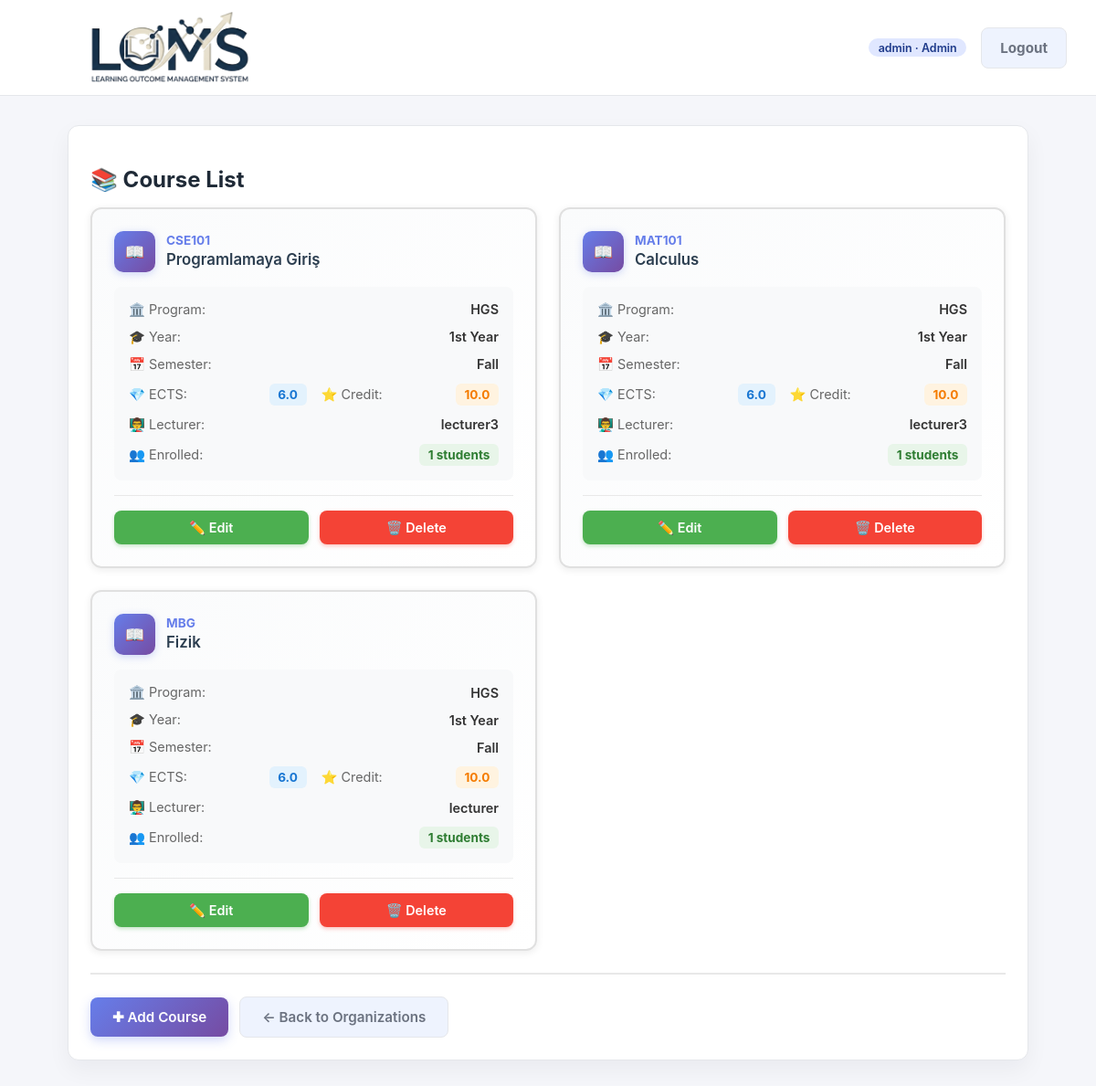
Screenshot of /courses/ (signed in) with the database file from the repository.
### accounts/models.py (models this page shows, shortened)
class CustomUser(AbstractUser):
    class Role(models.TextChoices):
        ADMIN = "ADMIN", "Admin"
        STUDENT_AFFAIRS = "STUDENT_AFFAIRS", "Student Affairs"
        FACULTY_MEMBER = "FACULTY_MEMBER", "Faculty Member"
        LECTURER = "LECTURER", "Lecturer"
        STUDENT = "STUDENT", "Student"
    role = models.CharField(
        max_length=32,
        choices=Role.choices,
        default=Role.STUDENT,
    )
    student_grade = models.PositiveSmallIntegerField(
        null=True,
        blank=True,
        help_text="Student grade / year (1, 2, 3, 4 ...)",
    )
    student_faculty = models.ForeignKey(
        "organizations.Faculty",
        null=True,
        blank=True,
        on_delete=models.SET_NULL,
        related_name="students",
        help_text="Student için kayıtlı olduğu Faculty",
    )
    student_program = models.ForeignKey(
        "organizations.Program",
        null=True,
        blank=True,
        on_delete=models.SET_NULL,
        related_name="students",
        help_text="Student için kayıtlı olduğu program",
    )
    faculty_member_faculty = models.ForeignKey(
        "organizations.Faculty",
        null=True,
        blank=True,
        on_delete=models.SET_NULL,
        related_name="faculty_members",
        help_text="Faculty Member için sorumlu olduğu Faculty",
    )
    lecturer_programs = models.ManyToManyField(
        "organizations.Program",
        blank=True,
        related_name="lecturers",
        help_text="Lecturer için sorumlu olduğu Program(lar)",
    )
    lecturer_courses = models.ManyToManyField(
        "courses.Course",
        blank=True,
        related_name="lecturers",
        help_text="Lecturer için sorumlu olduğu Course(lar)",
    )
    phone = models.CharField(
        max_length=20,
        blank=True,
        null=True,
    )
    student_number = models.CharField(
        max_length=32,
        null=True,
        blank=True,
        help_text="Öğrenci numarası",
    )
    objects = CustomUserManager()
    @property
    def is_admin(self):
        return self.role == self.Role.ADMIN and self.is_superuser
    @property
    def is_student_affairs(self):
        return self.role == self.Role.STUDENT_AFFAIRS
    @property
    def is_faculty_member(self):
        return self.role == self.Role.FACULTY_MEMBER
    @property
    def is_lecturer(self):
        return self.role == self.Role.LECTURER
    @property
    def is_student(self):
        return self.role == self.Role.STUDENT

### courses/models.py (models this page shows, shortened)
class Course(models.Model):
    class Year(models.IntegerChoices):
        YEAR_1 = 1, "1st Year"
        YEAR_2 = 2, "2nd Year"
        YEAR_3 = 3, "3rd Year"
        YEAR_4 = 4, "4th Year"
    class Semester(models.TextChoices):
        FALL = "FALL", "Fall"
        SPRING = "SPRING", "Spring"
        YEARLONG = "YEARLONG", "Year-long"
    program = models.ForeignKey(
        Program,
        on_delete=models.CASCADE,
        related_name="courses",
    )
    code = models.CharField(max_length=50)
    name = models.CharField(max_length=255)
    year = models.PositiveSmallIntegerField(
        choices=Year.choices,
        null=True,
        blank=True,
        help_text="Dersin tipik alındığı sınıf (1,2,3,4).",
    )
    semester = models.CharField(
        max_length=16,
        choices=Semester.choices,
        default=Semester.FALL,
    )
    ects = models.DecimalField(
        max_digits=4,
        decimal_places=1,
        null=True,
        blank=True,
        help_text="ECTS / AKTS",
    )
    credit = models.DecimalField(
        max_digits=4,
        decimal_places=1,
        null=True,
        blank=True,
        help_text="Yerel kredi",
    )
    description = models.TextField(
        blank=True,
        help_text="Ders açıklaması",
    )
    lecturer = models.ForeignKey(
        settings.AUTH_USER_MODEL,
        null=True,
        blank=True,
        on_delete=models.SET_NULL,
        related_name="lecturer_courses_assigned",
        help_text="Dersin genel sorumlu öğretim üyesi (program bazında).",
    )
    students = models.ManyToManyField(
        settings.AUTH_USER_MODEL,
        blank=True,
        related_name="enrolled_courses",
        help_text="Bu derse kayıtlı öğrenciler (otomatik atanır).",
    )
    class Meta:
        unique_together = ("program", "code")
        ordering = ["program", "year", "semester", "code"]

### organizations/models.py (models this page shows, shortened)
class Program(models.Model):
    name = models.CharField(max_length=255)
    code = models.CharField(max_length=50, unique=True)
    faculty = models.ForeignKey(
        Faculty,
        on_delete=models.CASCADE,
        related_name="programs",
    )
    description = models.TextField(
        blank=True,
        help_text="Program description / açıklama",
    )
    coordinator = models.ForeignKey(
        settings.AUTH_USER_MODEL,
        null=True,
        blank=True,
        on_delete=models.SET_NULL,
        related_name="coordinated_programs",
        help_text="Programdan sorumlu öğretim elemanı / coordinator",
    )

### courses/views.py (the view)
# urls.py: path("", course_list, name="course_list"),
@role_required(CustomUser.Role.STUDENT_AFFAIRS)
def course_list(request):
    program_id = request.GET.get("program")
    if program_id:
        program = get_object_or_404(Program, id=program_id)
        courses = Course.objects.filter(program=program).select_related("program")
    else:
        program = None
        courses = Course.objects.select_related("program").all()
    context = {
        "courses": courses,
        "selected_program": program,
    }
    return render(request, "courses/course_list.html", context)

### templates/courses/course_list.html (shortened to what this page needs)
{% extends "base.html" %}
{% block content %}
<section class="card">
    <h2 class="page-title">📚 Course List</h2>
    <div style="display: grid; grid-template-columns: repeat(auto-fill, minmax(380px, 1fr)); gap: 1.5rem; margin-bottom: 1.5rem;">
        {% for c in courses %}
            <div style="border: 2px solid #e0e0e0; border-radius: 12px; padding: 1.5rem; background: linear-gradient(135deg, #fafbfc 0%, #ffffff 100%); box-shadow: 0 2px 8px rgba(0,0,0,0.08); transition: all 0.3s ease;"
                 onmouseover="this.style.transform='translateY(-4px)'; this.style.boxShadow='0 6px 16px rgba(0,0,0,0.12)'; this.style.borderColor='#667eea';"
                 onmouseout="this.style.transform='translateY(0)'; this.style.boxShadow='0 2px 8px rgba(0,0,0,0.08)'; this.style.borderColor='#e0e0e0';">
                <div style="margin-bottom: 1rem;">
                    <div style="display: flex; align-items: center; gap: 0.75rem; margin-bottom: 0.5rem;">
                        <div style="width: 45px; height: 45px; background: linear-gradient(135deg, #667eea 0%, #764ba2 100%); border-radius: 10px; display: flex; align-items: center; justify-content: center; color: white; font-weight: bold; font-size: 1.1rem; box-shadow: 0 2px 8px rgba(102, 126, 234, 0.3);">
                            📖
                        </div>
                        <div style="flex: 1;">
                            <div style="font-size: 0.85rem; color: #667eea; font-weight: 700; margin-bottom: 0.15rem;">
                                {{ c.code }}
                            </div>
                            <div style="font-weight: 600; color: #2c3e50; font-size: 1.05rem; line-height: 1.3;">
                                {{ c.name }}
                            </div>
                        </div>
                    </div>
                </div>
                <div style="display: grid; gap: 0.75rem; margin-bottom: 1rem; padding: 1rem; background: #f8f9fa; border-radius: 8px;">
                    <div style="display: flex; justify-content: space-between; align-items: center;">
                        <span style="color: #666; font-size: 0.9rem;">🏛️ Program:</span>
                        <span style="font-weight: 600; color: #333; font-size: 0.9rem;">{{ c.program.code }}</span>
                    </div>
                    {% if c.year %}
                    <div style="display: flex; justify-content: space-between; align-items: center;">
                        <span style="color: #666; font-size: 0.9rem;">🎓 Year:</span>
                        <span style="font-weight: 600; color: #333; font-size: 0.9rem;">{{ c.get_year_display }}</span>
                    </div>
                    {% endif %}
                    <div style="display: flex; justify-content: space-between; align-items: center;">
                        <span style="color: #666; font-size: 0.9rem;">📅 Semester:</span>
                        <span style="font-weight: 600; color: #333; font-size: 0.9rem;">{{ c.get_semester_display }}</span>
                    </div>
                    <div style="display: flex; gap: 1rem;">
                        {% if c.ects %}
                        <div style="flex: 1; display: flex; justify-content: space-between; align-items: center;">
                            <span style="color: #666; font-size: 0.9rem;">💎 ECTS:</span>
                            <span style="background: #e3f2fd; color: #1976d2; padding: 0.25rem 0.6rem; border-radius: 6px; font-weight: 700; font-size: 0.85rem;">{{ c.ects }}</span>
                        </div>
                        {% endif %}
                        {% if c.credit %}
                        <div style="flex: 1; display: flex; justify-content: space-between; align-items: center;">
                            <span style="color: #666; font-size: 0.9rem;">⭐ Credit:</span>
                            <span style="background: #fff3e0; color: #f57c00; padding: 0.25rem 0.6rem; border-radius: 6px; font-weight: 700; font-size: 0.85rem;">{{ c.credit }}</span>
                        </div>
                        {% endif %}
                    </div>
                    {% if c.lecturer %}
                    <div style="display: flex; justify-content: space-between; align-items: center;">
                        <span style="color: #666; font-size: 0.9rem;">👨‍🏫 Lecturer:</span>
                        <span style="font-weight: 600; color: #333; font-size: 0.9rem;">{{ c.lecturer.username }}</span>
                    </div>
                    {% endif %}
                    <div style="display: flex; justify-content: space-between; align-items: center;">
                        <span style="color: #666; font-size: 0.9rem;">👥 Enrolled:</span>
                        <span style="background: #e8f5e9; color: #2e7d32; padding: 0.25rem 0.6rem; border-radius: 6px; font-weight: 700; font-size: 0.85rem;">{{ c.students.count }} students</span>
                    </div>
                </div>
                <div style="display: flex; gap: 0.75rem; padding-top: 1rem; border-top: 1px solid #e8e8e8;">
                    <a href="{% url 'courses:course_edit' c.id %}"
                       style="flex: 1; text-align: center; background: #4CAF50; color: white; padding: 0.6rem 1rem; border-radius: 8px; text-decoration: none; font-weight: 600; font-size: 0.9rem; transition: all 0.3s ease; box-shadow: 0 2px 4px rgba(76, 175, 80, 0.3);"
                       onmouseover="this.style.background='#45a049'; this.style.transform='translateY(-2px)'; this.style.boxShadow='0 4px 8px rgba(76, 175, 80, 0.4)';"
                       onmouseout="this.style.background='#4CAF50'; this.style.transform='translateY(0)'; this.style.boxShadow='0 2px 4px rgba(76, 175, 80, 0.3)';">
                        ✏️ Edit
                    </a>
                    <a href="{% url 'courses:course_delete' c.id %}"
                       style="flex: 1; text-align: center; background: #f44336; color: white; padding: 0.6rem 1rem; border-radius: 8px; text-decoration: none; font-weight: 600; font-size: 0.9rem; transition: all 0.3s ease; box-shadow: 0 2px 4px rgba(244, 67, 54, 0.3);"
                       onmouseover="this.style.background='#da190b'; this.style.transform='translateY(-2px)'; this.style.boxShadow='0 4px 8px rgba(244, 67, 54, 0.4)';"
                       onmouseout="this.style.background='#f44336'; this.style.transform='translateY(0)'; this.style.boxShadow='0 2px 4px rgba(244, 67, 54, 0.3)';">
                        🗑️ Delete
                    </a>
                </div>
            </div>
        {% empty %}
            <div style="grid-column: 1 / -1; text-align: center; padding: 3rem 1rem; background: #f9f9f9; border-radius: 12px; border: 2px dashed #ddd;">
                <div style="font-size: 3rem; margin-bottom: 1rem;">📚</div>
                <p style="color: #999; font-size: 1.1rem; margin: 0;">No courses found.</p>
            </div>
        {% endfor %}
    </div>
    <div style="display:flex; gap:0.75rem; align-items:center; margin-top:1.5rem; padding-top: 1.5rem; border-top: 2px solid #e8e8e8;">
        <a class="btn" href="{% url 'courses:course_create' %}{% if selected_program %}?program={{ selected_program.id }}{% endif %}"
           style="background: linear-gradient(135deg, #667eea 0%, #764ba2 100%); color: white; padding: 0.75rem 1.5rem; border-radius: 8px; text-decoration: none; font-weight: 600; box-shadow: 0 4px 12px rgba(102, 126, 234, 0.3); transition: all 0.3s ease;"
           onmouseover="this.style.transform='translateY(-2px)'; this.style.boxShadow='0 6px 16px rgba(102, 126, 234, 0.4)';"
           onmouseout="this.style.transform='translateY(0)'; this.style.boxShadow='0 4px 12px rgba(102, 126, 234, 0.3)';">
            ✚ Add Course
        </a>
        <a class="btn outline" href="{% url 'organizations:faculty_program_list' %}"
           style="padding: 0.75rem 1.5rem; border-radius: 8px; text-decoration: none; font-weight: 600;">
            ← Back to Organizations
        </a>
    </div>
</section>
{% endblock %}

### templates/base.html (shortened to what this page needs)
<!DOCTYPE html>
{% load static %}
<html lang="en">
<head>
</head>
<body>
<header>
    <img src="{% static 'images/LOMS-Photoroom.png' %}" alt="LOMS" style="height: 5rem; margin: 0;">
    <nav>
        {% if user.is_authenticated %}
            <span class="pill">{{ user.username }} · {{ user.get_role_display }}</span>
            <form method="post" action="{% url 'accounts:logout' %}" class="logout-form">
                <button type="submit" class="btn outline">Logout</button>
            </form>
        {% endif %}
    </nav>
</header>
<main>
    {% block content %}{% endblock %}
</main>
</body>
</html>

### templates/base.html (style rules this page uses)
:root { --bg: #f5f6fa; --card-bg: #ffffff; --text: #1f2a37; --muted: #6b7280; --primary: #2563eb; --primary-dark: #1e3a8a; --border: #e5e7eb; --success: #059669; }
* { box-sizing: border-box; font-family: "Inter", "Segoe UI", system-ui, -apple-system, BlinkMacSystemFont, sans-serif; }
body { margin: 0; background: var(--bg); color: var(--text); overflow-y: scroll; }
header { background: var(--card-bg); border-bottom: 1px solid var(--border); padding: 0.75rem 2rem; display: flex; align-items: center; justify-content: space-between; position: sticky; top: 0; z-index: 5; }
header h1, header img { margin: 0; font-size: 1.5rem; }
nav { display: flex; gap: 1rem; align-items: center; flex-wrap: wrap; }
.logout-form { display: inline-flex; margin: 0; }
.btn, button { border: none; border-radius: 8px; padding: 0.75rem 1.25rem; background: var(--primary); color: #fff; font-weight: 700; font-size: 0.95rem; cursor: pointer; transition: background 0.2s ease; text-decoration: none; display: inline-block; }
.btn.outline { background: rgba(37, 99, 235, 0.08); border: 1px solid var(--border); color: var(--muted); transition: all 0.2s ease; }
main { max-width: 1100px; margin: 2rem auto; padding: 0 1.5rem 2.5rem; }
.page-title { margin-bottom: 1rem; }
.card { background: var(--card-bg); border: 1px solid var(--border); border-radius: 12px; padding: 1.5rem; box-shadow: 0 10px 25px rgba(15, 23, 42, 0.05); max-width: 1200px; margin: 0 auto; }
form { display: flex; flex-direction: column; gap: 0.85rem; }
.pill { display: inline-block; padding: 0.15rem 0.65rem; border-radius: 999px; background: #e0e7ff; color: var(--primary-dark); font-size: 0.78rem; font-weight: 600; }

### rows the page displays
CustomUser: username "admin", role "Admin"
Course: code "CSE101", name "Programlamaya Giriş", program.code "HGS", year "1st Year", semester "Fall", ects "6.0", credit "10.0", lecturer.username "lecturer3", students.count "1"
Course: code "MAT101", name "Calculus", program.code "HGS", year "1st Year", semester "Fall", ects "6.0", credit "10.0", lecturer.username "lecturer3", students.count "1"
Course: code "MBG", name "Fizik", program.code "HGS", year "1st Year", semester "Fall", ects "6.0", credit "10.0", lecturer.username "lecturer", students.count "1"
